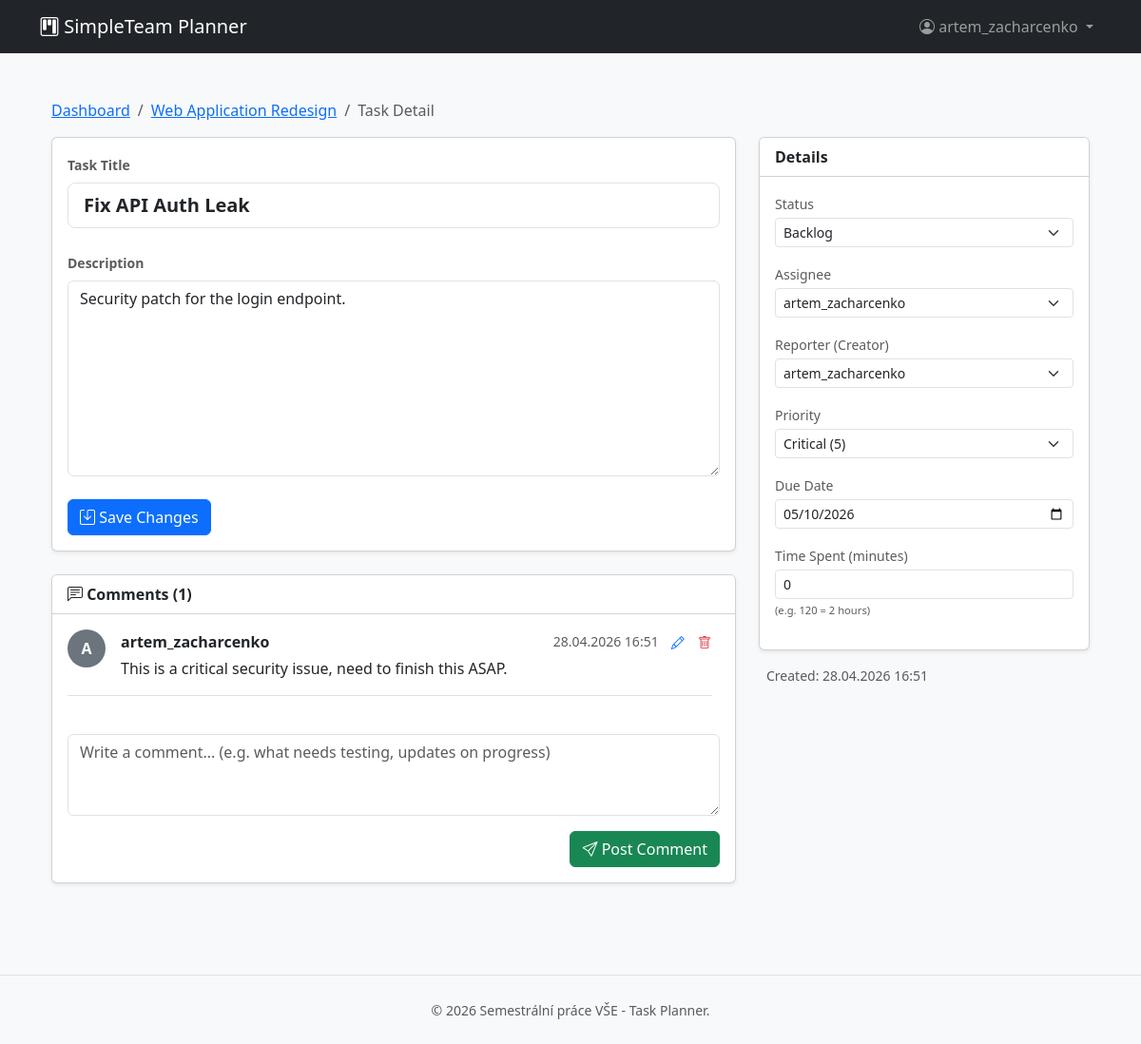
Page /task-view.php?id=2 (signed in) on the committed database.
### tables this page shows
CREATE TABLE projects (
    id INT AUTO_INCREMENT PRIMARY KEY,
    created_by INT NOT NULL,
    name VARCHAR(255) NOT NULL,
    description TEXT,
    color_hex VARCHAR(7),  
    created_at TIMESTAMP DEFAULT CURRENT_TIMESTAMP,
    FOREIGN KEY (created_by) REFERENCES users(id) ON DELETE CASCADE
);

CREATE TABLE tasks (
    id INT AUTO_INCREMENT PRIMARY KEY,
    project_id INT NOT NULL,
    title VARCHAR(255) NOT NULL,
    description TEXT,
    assignee_id INT,
    reporter_id INT NOT NULL,
    status_id INT,
    priority_weight TINYINT DEFAULT 3 CHECK (priority_weight BETWEEN 1 AND 5),  
    time_spent_minutes INT DEFAULT 0,
    due_date DATE,
    created_at TIMESTAMP DEFAULT CURRENT_TIMESTAMP,
    FOREIGN KEY (project_id) REFERENCES projects(id) ON DELETE CASCADE,
    FOREIGN KEY (assignee_id) REFERENCES users(id) ON DELETE SET NULL,
    FOREIGN KEY (reporter_id) REFERENCES users(id) ON DELETE CASCADE,
    FOREIGN KEY (status_id) REFERENCES statuses(id) ON DELETE SET NULL
);

CREATE TABLE project_members (
    project_id INT NOT NULL,
    user_id INT NOT NULL,
    role ENUM('admin', 'editor', 'viewer') NOT NULL DEFAULT 'viewer',
    PRIMARY KEY (project_id, user_id),
    FOREIGN KEY (project_id) REFERENCES projects(id) ON DELETE CASCADE,
    FOREIGN KEY (user_id) REFERENCES users(id) ON DELETE CASCADE
);

CREATE TABLE comments (
    id INT AUTO_INCREMENT PRIMARY KEY,
    task_id INT NOT NULL,
    user_id INT NOT NULL,
    content TEXT NOT NULL,
    created_at TIMESTAMP DEFAULT CURRENT_TIMESTAMP,
    FOREIGN KEY (task_id) REFERENCES tasks(id) ON DELETE CASCADE,
    FOREIGN KEY (user_id) REFERENCES users(id) ON DELETE CASCADE
);

CREATE TABLE users (
    id INT AUTO_INCREMENT PRIMARY KEY,
    username VARCHAR(255) NOT NULL,
    email VARCHAR(255) NOT NULL UNIQUE,
    password VARCHAR(255),
    oauth_provider VARCHAR(50),  
    oauth_id VARCHAR(255),
    created_at TIMESTAMP DEFAULT CURRENT_TIMESTAMP
);

CREATE TABLE statuses (
    id INT AUTO_INCREMENT PRIMARY KEY,
    project_id INT NOT NULL,
    name VARCHAR(100) NOT NULL,
    FOREIGN KEY (project_id) REFERENCES projects(id) ON DELETE CASCADE
);

### classes/Task.php (called while the page is built, shortened)
<?php
class Task {
    public static function getById(int $id) {
        $db = Database::getConnection();
        $stmt = $db->prepare("SELECT * FROM tasks WHERE id = ?");
        $stmt->execute([$id]);
        return $stmt->fetch();
    }
}

### classes/Project.php (called while the page is built, shortened)
<?php
class Project {
    public static function getById(int $id) {
        $db = Database::getConnection();
        $stmt = $db->prepare("SELECT * FROM projects WHERE id = ?");
        $stmt->execute([$id]);
        return $stmt->fetch();
    }
    public static function getMembers(int $projectId) {
        $db = Database::getConnection();
        $stmt = $db->prepare("
            SELECT u.id, u.username, u.email, pm.role
            FROM users u
            JOIN project_members pm ON u.id = pm.user_id
            WHERE pm.project_id = ?
            ORDER BY pm.role ASC, u.username ASC
        ");
        $stmt->execute([$projectId]);
        return $stmt->fetchAll();
    }
}

### classes/Comment.php (called while the page is built, shortened)
<?php
class Comment {
    public static function getByTask(int $taskId) {
        $db = Database::getConnection();
        $stmt = $db->prepare("
            SELECT c.*, u.username
            FROM comments c
            JOIN users u ON c.user_id = u.id
            WHERE c.task_id = ?
            ORDER BY c.created_at ASC
        ");
        $stmt->execute([$taskId]);
        return $stmt->fetchAll();
    }
}

### classes/Status.php (called while the page is built, shortened)
<?php
class Status {
    public static function getByProject(int $projectId) {
        $db = Database::getConnection();
        $stmt = $db->prepare("SELECT * FROM statuses WHERE project_id = ?");
        $stmt->execute([$projectId]);
        return $stmt->fetchAll();
    }
}

### task-view.php (the view, shortened to what this page needs)
<?php
$taskId = filter_input(INPUT_GET, 'id', FILTER_VALIDATE_INT);
try {
    $task = Task::getById($taskId);
    $projectId = $task['project_id'];
    $project = Project::getById($projectId);
    $members = Project::getMembers($projectId);
    $statuses = Status::getByProject($projectId);
    $comments = Comment::getByTask($taskId);
} catch (\Throwable $e) {
    die("Database error: " . $e->getMessage());
}
$userId = $_SESSION['user_id'];
$userRole = 'none';
foreach ($members as $m) {
    if ($m['id'] == $userId) $userRole = $m['role'];
}
$canEdit = ($userRole === 'admin' || $userRole === 'editor');
require_once 'inc/header.php';
?>
    <div class="container py-4">
        <nav aria-label="breadcrumb">
            <ol class="breadcrumb">
                <li class="breadcrumb-item"><a href="index.php">Dashboard</a></li>
                <li class="breadcrumb-item"><a href="project-detail.php?id=<?= $projectId ?>"><?= htmlspecialchars($project['name'] ?? 'Project') ?></a></li>
                <li class="breadcrumb-item active" aria-current="page">Task Detail</li>
            </ol>
        </nav>
        <div class="row">
            <div class="col-lg-8 mb-4">
                <div class="card shadow-sm mb-4">
                    <div class="card-body">
                        <form id="taskForm" method="POST">
                            <div class="mb-4">
                                <label class="form-label text-muted small fw-bold">Task Title</label>
                                <input type="text" name="title" class="form-control form-control-lg fw-bold" value="<?= htmlspecialchars($task['title'] ?? '') ?>" <?= $canEdit ? 'required' : 'disabled' ?>>
                            </div>
                            <div class="mb-4">
                                <label class="form-label text-muted small fw-bold">Description</label>
                                <textarea name="description" class="form-control" rows="8" <?= $canEdit ? '' : 'disabled' ?>><?= htmlspecialchars($task['description'] ?? '') ?></textarea>
                            </div>
                            <?php if ($canEdit): ?>
                                <button type="submit" class="btn btn-primary"><i class="bi bi-save"></i> Save Changes</button>
                            <?php endif; ?>
                        </form>
                    </div>
                </div>
                <div class="card shadow-sm">
                    <div class="card-header bg-white fw-bold">
                        <i class="bi bi-chat-left-text"></i> Comments (<?= count($comments) ?>)
                    </div>
                    <div class="card-body">
                        <div class="mb-4 overflow-auto pe-2" style="max-height: 400px;">
                            <?php if (empty($comments)): ?>
                                <p class="text-muted small fst-italic">No comments yet. Start the conversation!</p>
                            <?php else: ?>
                                <?php foreach ($comments as $c): ?>
                                    <div class="d-flex mb-3 pb-3 border-bottom">
                                        <div class="me-3">
                                            <div class="bg-secondary text-white rounded-circle d-flex align-items-center justify-content-center flex-shrink-0" style="width: 40px; height: 40px; font-weight: bold;">
                                                <?= strtoupper(substr($c['username'], 0, 1)) ?>
                                            </div>
                                        </div>
                                        <div class="flex-grow-1">
                                            <div class="d-flex justify-content-between align-items-center mb-1">
                                                <strong><?= htmlspecialchars($c['username']) ?></strong>
                                                <div class="text-end">
                                                    <small class="text-muted me-2"><?= date('d.m.Y H:i', strtotime($c['created_at'])) ?></small>
                                                    <?php if ($c['user_id'] == $userId): ?>
                                                        <button type="button" class="btn btn-sm btn-link text-primary p-0 me-2" data-bs-toggle="collapse" data-bs-target="#editComment<?= $c['id'] ?>" title="Edit Comment"><i class="bi bi-pencil"></i></button>
                                                        <form method="POST" class="d-inline" onsubmit="return confirm('Are you sure you want to delete this comment?');">
                                                            <button type="submit" class="btn btn-sm btn-link text-danger p-0" title="Delete Comment"><i class="bi bi-trash"></i></button>
                                                        </form>
                                                    <?php endif; ?>
                                                </div>
                                            </div>
                                            <div class="text-dark" style="word-break: break-word;">
                                                <?= nl2br(htmlspecialchars($c['content'])) ?>
                                            </div>
                                        </div>
                                    </div>
                                <?php endforeach; ?>
                            <?php endif; ?>
                        </div>
                        <form method="POST">
                            <div class="mb-3">
                                <textarea name="content" class="form-control" rows="3" placeholder="Write a comment... (e.g. what needs testing, updates on progress)" required></textarea>
                            </div>
                            <div class="text-end">
                                <button type="submit" class="btn btn-success"><i class="bi bi-send"></i> Post Comment</button>
                            </div>
                        </form>
                    </div>
                </div>
            </div>
            <div class="col-lg-4 mb-4">
                <div class="card shadow-sm">
                    <div class="card-header bg-white fw-bold">Details</div>
                    <div class="card-body">
                        <div class="mb-3">
                            <label class="form-label small text-muted mb-1">Status</label>
                            <select name="status_id" class="form-select form-select-sm" form="taskForm" <?= $canEdit ? '' : 'disabled' ?>>
                                <?php foreach ($statuses as $s): ?>
                                    <option value="<?= $s['id'] ?>" <?= ($task['status_id'] == $s['id']) ? 'selected' : '' ?>><?= htmlspecialchars($s['name']) ?></option>
                                <?php endforeach; ?>
                            </select>
                        </div>
                        <div class="mb-3">
                            <label class="form-label small text-muted mb-1">Assignee</label>
                            <select name="assignee_id" class="form-select form-select-sm" form="taskForm" <?= $canEdit ? '' : 'disabled' ?>>
                                <?php foreach ($members as $m): ?>
                                    <option value="<?= $m['id'] ?>" <?= ($task['assignee_id'] == $m['id']) ? 'selected' : '' ?>><?= htmlspecialchars($m['username']) ?></option>
                                <?php endforeach; ?>
                            </select>
                        </div>
                        <div class="mb-3">
                            <label class="form-label small text-muted mb-1">Reporter (Creator)</label>
                            <select name="reporter_id" class="form-select form-select-sm" form="taskForm" <?= $canEdit ? '' : 'disabled' ?>>
                                <?php foreach ($members as $m): ?>
                                    <option value="<?= $m['id'] ?>" <?= ($task['reporter_id'] == $m['id']) ? 'selected' : '' ?>><?= htmlspecialchars($m['username']) ?></option>
                                <?php endforeach; ?>
                            </select>
                        </div>
                        <div class="mb-3">
                            <label class="form-label small text-muted mb-1">Priority</label>
                            <select name="priority_weight" class="form-select form-select-sm" form="taskForm" <?= $canEdit ? '' : 'disabled' ?>>
                                <option value="5" <?= ($task['priority_weight'] == 5) ? 'selected' : '' ?>>Critical (5)</option>
                            </select>
                        </div>
                        <div class="mb-3">
                            <label class="form-label small text-muted mb-1">Due Date</label>
                            <input type="date" name="due_date" class="form-control form-control-sm" form="taskForm" value="<?= htmlspecialchars($task['due_date'] ?? '') ?>" <?= $canEdit ? '' : 'disabled' ?>>
                        </div>
                        <div class="mb-3">
                            <label class="form-label small text-muted mb-1">Time Spent (minutes)</label>
                            <input type="number" name="time_spent_minutes" class="form-control form-control-sm" form="taskForm" min="0" value="<?= (int)($task['time_spent_minutes'] ?? 0) ?>" <?= $canEdit ? '' : 'disabled' ?>>
                            <div class="form-text" style="font-size: 0.7rem;">(e.g. 120 = 2 hours)</div>
                        </div>
                    </div>
                </div>
                <div class="text-muted small mt-3 px-2">
                    Created: <?= date('d.m.Y H:i', strtotime($task['created_at'] ?: 'now')) ?>
                </div>
            </div>
        </div>
    </div>
<?php require_once 'inc/footer.php'; ?>

### inc/header.php (style rules this page uses)
body { background-color: #f8f9fa; }

### rows in the picture
projects: name "Web Application Redesign"
tasks: title "Fix API Auth Leak", status_id "Backlog", assignee_id "artem_zacharcenko", reporter_id "artem_zacharcenko", priority_weight "Critical (5)", due_date "05/10/2026", time_spent_minutes "0", created_at "28.04.2026 16:51"
project_members: description "Security patch for the login endpoint."
comments: user.username "A", user.username "artem_zacharcenko", created_at "28.04.2026 16:51", content "This is a critical security issue, need to finish this ASAP."

### other values in the picture
$_SESSION['username'] "artem_zacharcenko"
count($comments) "1"
